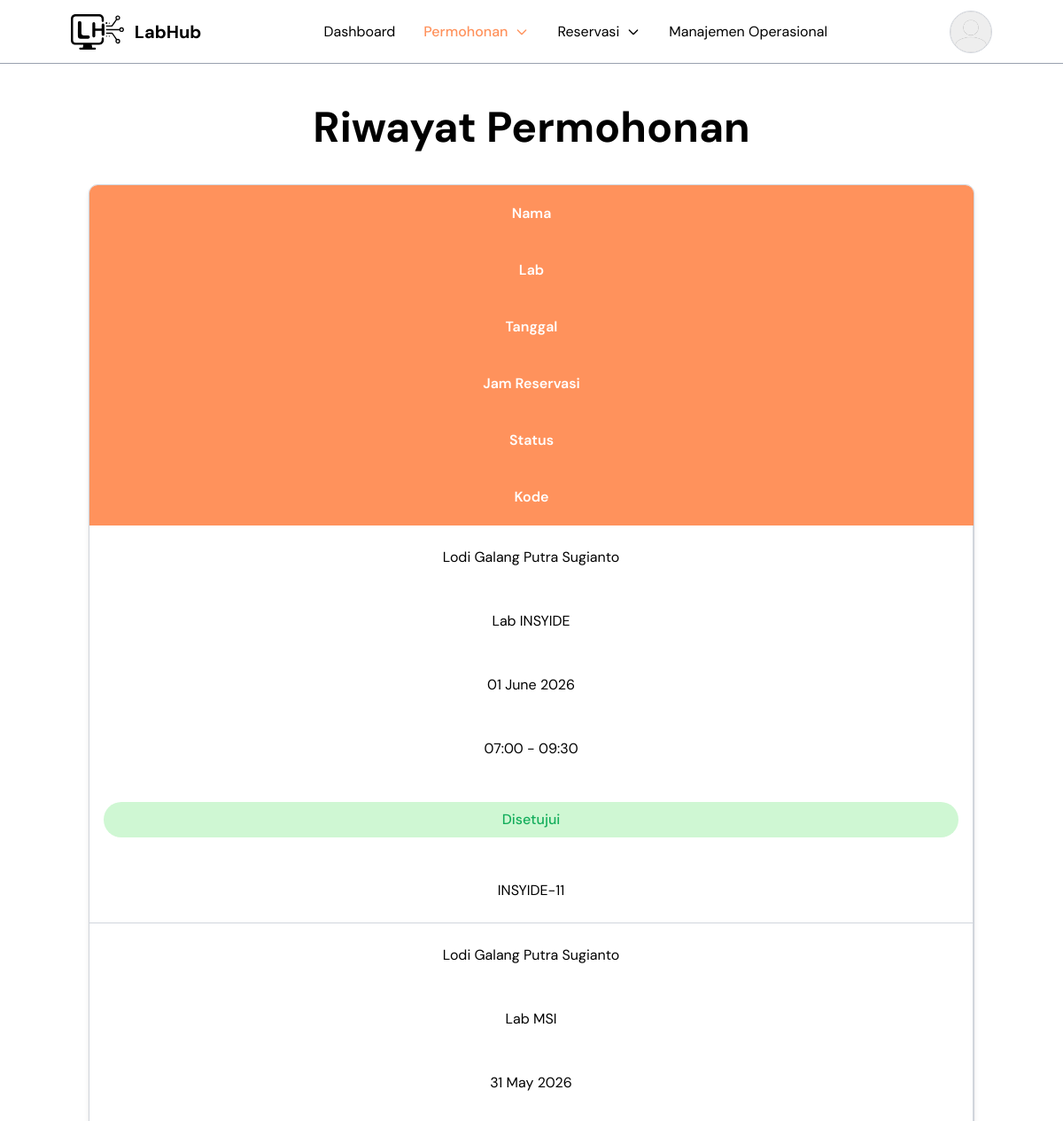
Before: /admin/index.php?page=riwayat_permohonan (signed in, upper part) with the older database file.
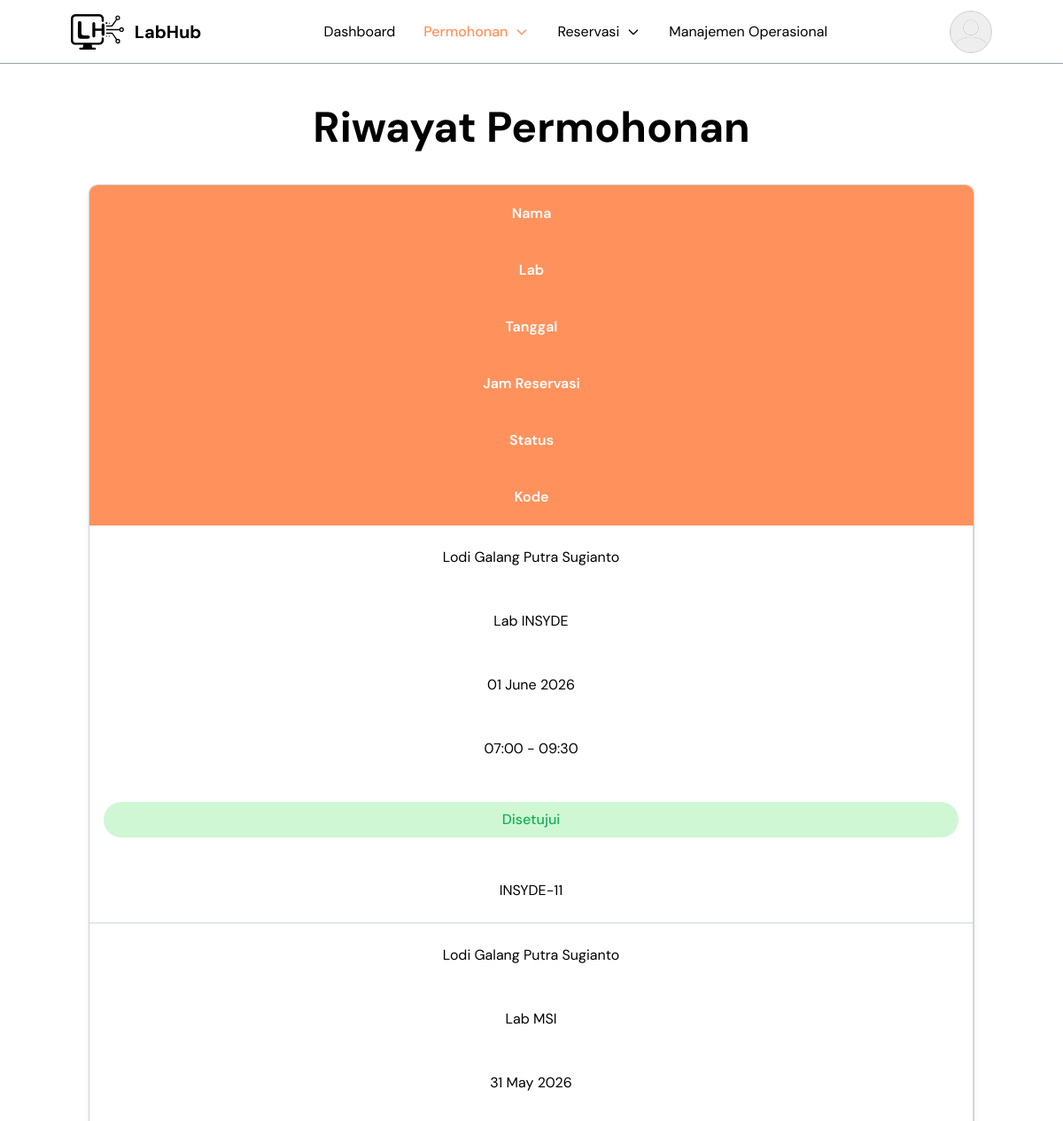
After: the same page with the newer database file.
### tables this page shows
CREATE TABLE `reservasi` (
  `id` int NOT NULL,
  `user_id` int NOT NULL,
  `jadwal_id` int NOT NULL,
  `kode_reservasi` varchar(100) DEFAULT NULL,
  `dosen_penanggung_jawab` varchar(100) NOT NULL,
  `kontak` varchar(30) NOT NULL,
  `keperluan` text NOT NULL,
  `berkas` varchar(255) DEFAULT NULL,
  `status` enum('Pending','Disetujui','Ditolak','Dibatalkan','Belum Ambil Kunci','Sedang Berlangsung','Selesai','Tidak Hadir') DEFAULT 'Pending',
  `created_at` timestamp NULL DEFAULT CURRENT_TIMESTAMP,
  `alasan_pembatalan` text,
  `email_h1_dikirim` datetime DEFAULT NULL
);

CREATE TABLE `labs` (
  `id` int NOT NULL,
  `nama_lab` varchar(100) NOT NULL,
  `kode_lab` varchar(10) NOT NULL,
  `kategori` varchar(100) DEFAULT NULL,
  `lokasi` varchar(100) DEFAULT NULL,
  `luas` int DEFAULT NULL,
  `kapasitas` int DEFAULT '0',
  `fasilitas` text,
  `deskripsi` text,
  `gambar` varchar(255) DEFAULT NULL,
  `jam_buka` time NOT NULL,
  `jam_tutup` time NOT NULL,
  `status` enum('Tersedia','Perbaikan','Non-aktif') DEFAULT 'Tersedia',
  `created_at` timestamp NULL DEFAULT CURRENT_TIMESTAMP,
  `slug` varchar(255) DEFAULT NULL
);

CREATE TABLE `users` (
  `id` int NOT NULL,
  `nama` varchar(100) NOT NULL,
  `email` varchar(100) NOT NULL,
  `password` varchar(255) NOT NULL,
  `foto_profile` varchar(255) DEFAULT NULL,
  `role` enum('user','admin') NOT NULL DEFAULT 'user',
  `status` enum('mahasiswa','dosen') NOT NULL,
  `npm` varchar(20) DEFAULT NULL,
  `program_studi_id` int DEFAULT NULL,
  `created_at` timestamp NULL DEFAULT CURRENT_TIMESTAMP,
  `reset_otp` varchar(10) DEFAULT NULL,
  `reset_otp_expired` datetime DEFAULT NULL,
  `reset_token` varchar(255) DEFAULT NULL
);

CREATE TABLE `jadwal` (
  `id` int NOT NULL,
  `lab_id` int NOT NULL,
  `tanggal` date NOT NULL,
  `sesi` varchar(50) NOT NULL,
  `jam_mulai` time NOT NULL,
  `jam_selesai` time NOT NULL,
  `created_at` timestamp NULL DEFAULT CURRENT_TIMESTAMP
);

### admin/pages/riwayat_permohonan.php (the view, shortened to what the changed rows need)
<?php
include __DIR__ . '/../../config/config.php';
$limit = 10;
$pageNumber =
    isset($_GET['p'])
    ? (int) $_GET['p']
    : 1;
$offset =
    ($pageNumber - 1) * $limit;
$stmt =
    mysqli_prepare(
        $conn,
        "SELECT
            reservasi.id,
            reservasi.status,
            reservasi.kode_reservasi,
            users.nama,
            labs.nama_lab,
            jadwal.tanggal,
            jadwal.jam_mulai,
            jadwal.jam_selesai
        FROM reservasi
        JOIN users
        ON reservasi.user_id = users.id
        JOIN jadwal
        ON reservasi.jadwal_id = jadwal.id
        JOIN labs
        ON jadwal.lab_id = labs.id
        WHERE NOT reservasi.status = 'Pending'
        ORDER BY reservasi.id DESC
        LIMIT ? OFFSET ?"
    );
mysqli_stmt_bind_param(
    $stmt,
    "ii",
    $limit,
    $offset
);
mysqli_stmt_execute(
    $stmt
);
$result =
    mysqli_stmt_get_result(
        $stmt
    );
?>
<section class="mt-20 px-4 sm:px-6 lg:px-25 min-h-screen py-10">
    <div class="flex flex-col gap-10">
        <div class="
            flex
            flex-col
            items-center
            text-center
            gap-3
        ">
            <h1 class="
                text-3xl
                sm:text-4xl
                md:text-5xl
                xl:text-6xl
                font-bold
            ">
                Riwayat Permohonan
            </h1>
        </div>
        <div class="
            border
        border-gray-300
            rounded-[10px]
            overflow-hidden
            bg-white
            md:shadow-md
            w-full
        ">
            <div class="hidden md:block">
                <div class="divide-y divide-gray-300">
                    <?php if (
                        mysqli_num_rows($result)
                        > 0
                    ): ?>
                        <?php while (
                            $item =
                            mysqli_fetch_assoc(
                                $result
                            )
                        ): ?>
                            <?php
                            $statusClass =
                                'bg-[#FDD3D0] text-[#EC221F]';
                            if (
                                $item['status']
                                == 'Sedang Berlangsung' || $item['status'] == 'Belum Ambil Kunci'
                            ) {
                                $statusClass =
                                    'bg-[#FFF1C2] text-[#BF6A02]';
                            } elseif (
                                $item['status']
                                == 'Disetujui' || $item['status'] == 'Selesai'
                            ) {
                                $statusClass =
                                    'bg-[#CFF7D3] text-[#14AE5C]';
                            }
                            ?>
                            <div class="
                                grid
                                grid-cols-6
                                items-stretch
                            ">
                                <div class="
                                    py-6
                                    px-4
                                    border-r
                                    border-gray-300
                                    flex
                                    items-center
                                    justify-center
                                    text-center
                                ">
                                    <?= htmlspecialchars(
                                        $item['nama']
                                    ) ?>
                                </div>
                                <div class="
                                    py-6
                                    px-4
                                    border-r
                                    border-gray-300
                                    flex
                                    items-center
                                    justify-center
                                    text-center
                                ">
                                    <?= htmlspecialchars(
                                        $item['nama_lab']
                                    ) ?>
                                </div>
                                <div class="
                                    py-6
                                    px-4
                                    border-r
                                    border-gray-300
                                    flex
                                    items-center
                                    justify-center
                                    text-center
                                    whitespace-nowrap
                                ">
                                    <?= date(
                                        'd F Y',
                                        strtotime(
                                            $item['tanggal']
                                        )
                                    ) ?>
                                </div>
                                <div class="
                                    py-6
                                    px-4
                                    border-r
                                    border-gray-300
                                    flex
                                    items-center
                                    justify-center
                                    text-center
                                    whitespace-nowrap
                                ">
                                    <?= substr(
                                        $item['jam_mulai'],
                                        0,
                                        5
                                    ) ?>
                                    -
                                    <?= substr(
                                        $item['jam_selesai'],
                                        0,
                                        5
                                    ) ?>
                                </div>
                                <div class="
                                    py-6
                                    px-4
                                    border-r
                                    border-gray-300
                                    flex
                                    justify-center
                                    items-center
                                ">
                                    <div class="
                                        flex
                                        justify-center
                                        items-center
                                        w-full
                                    ">
                                        <span class="
                                            px-4
                                            py-2
                                            rounded-full
                                            font-medium
                                            text-center
                                            w-full
                                            <?= $statusClass ?>
                                        ">
                                            <?php if ($item['status'] == 'Sedang Berlangsung' || $item['status'] == 'Belum Ambil Kunci'): ?>
                                                Sedang Berlangsung
                                            <?php elseif ($item['status'] == 'Disetujui' || $item['status'] == 'Selesai'): ?>
                                                <?= $item['status'] ?>
                                            <?php else: ?>             <?= $item['status'] ?>
                                            <?php endif; ?>
                                        </span>
                                    </div>
                                </div>
                                <div class="
                                    py-6
                                    px-4
                                    border-r
                                    border-gray-300
                                    flex
                                    items-center
                                    justify-center
                                    text-center
                                ">
                                    <?php if ($item['status'] !== 'Ditolak'): ?>
                                        <?= htmlspecialchars(
                                            $item['kode_reservasi']
                                        ) ?>         <?php else: ?> -
                                    <?php endif; ?>
                                </div>
                            </div>
                        <?php endwhile; ?>
                    <?php endif; ?>
                </div>
            </div>
        </div>
    </div>
</section>

Changed rows visible on the page:
changed reservasi "Disetujui": labs.nama_lab "Lab INSYIDE" → "Lab INSYDE"; kode_reservasi "INSYIDE-11" → "INSYDE-11"
